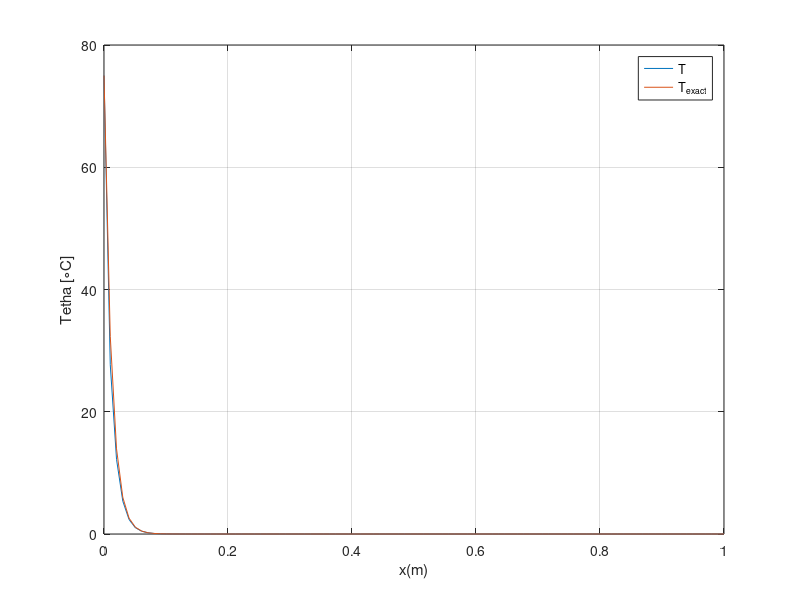
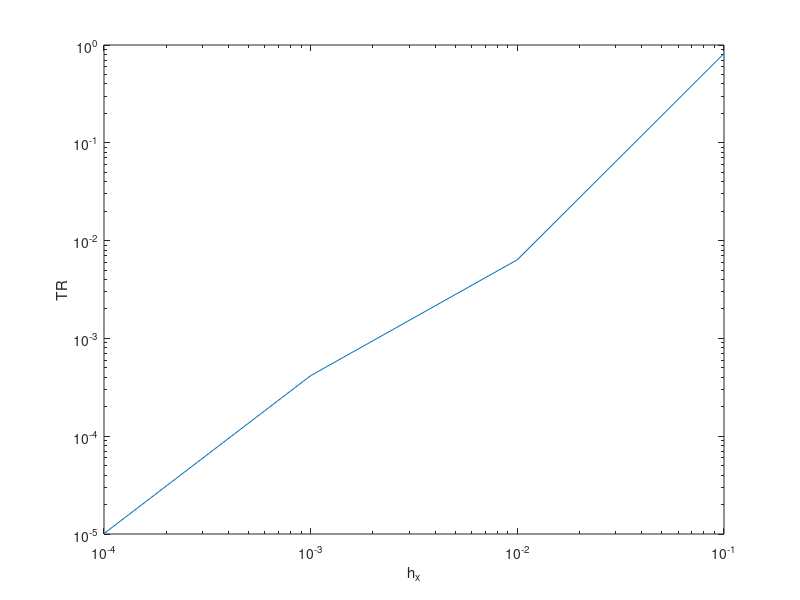
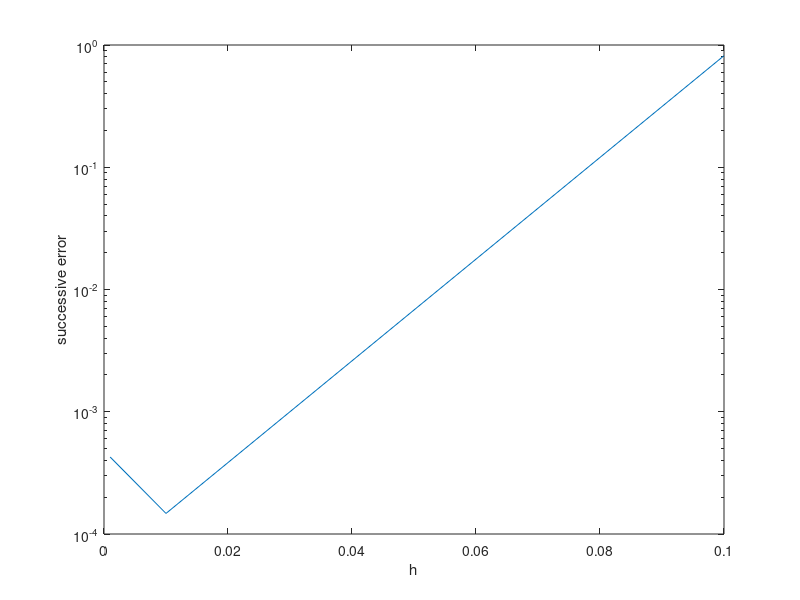

Source code (MATLAB) for these figures, in order:
%%%%%%%%%%%% p  1      %%%%%%%%%%%%%%%%%%% 
clc
clear 
close all
%%%%%%%%%%%%%%%%%%%%%%%%%%%%%%%%
%------------------parameters
l = 1;
node = 100;
h = 250;
k = 12;

r = 0.006;
m=900;
To=100-25;
%%%%%%%%%%%%%%%%%%%%%%%%%%%%%%%%%%

x=zeros(1,node);
T_exact=zeros(1,node);
D=zeros(1,node-1);
A=zeros(1,node-2);
C=zeros(1,node-2);
TDMA=zeros(node-1,node-1);
bb=zeros(1,node-1);
dd=zeros(1,node-1);
L=zeros(node-1,node-1);
U=zeros(node-1,node-1);
TT=zeros(m,node-1);
%%%%%%%%%%%%%%%%%%%%%%%%%%%%%%%%%%%%%%%%

dx = l/(node-1);

x(1) = 0;
for i = 1:node-1
    
    x(i+1) = x(i)+dx;
end
c1 = 2*h/(k*r);
n=node-1;

c2 = (c1)^0.5 ; 
nx=length(x);
for ix = 1 : nx
    T_exact(ix) = (75)*(cosh(c2*(x(ix)-l))+(h/(c2*k))*sinh(c2*(l-x(ix))))/(cosh(c2*l)+(h/(c2*k))*sinh(c2*l)) ; 
end
for i=1:n
    D(i)=-(2+c1*dx^2);
     D(n)=-(2+c1*dx^2+2*dx*h/k);
end
for i=1:n-1
    A(i)=1;
    C(i)=1;
     C(n-1)=2;
end
for i=1:n
    TDMA(i,i)=D(i);
    if i<n
    TDMA(i,i+1)=A(i);
    end
    if i<n
    TDMA(i+1,i)=C(i);
    end
end

%--------------------------------------------
d=D;
a=[0,A];
b=[C,0];

rh=zeros(n,1);
rh(1)=-To;

Tprimary=zeros(n,1);
for i=1:n
  Tprimary(i)=0;
end
rhs=rh+Tprimary;
     
%%%%%%%%%%%%%%%%%%%%%%%%%%%%%%%%%%%%%%%%
    
   bb(1) =0;
dd(1) = d(1);
for i = 2 : n
	bb(i) = b(i) / dd(i-1);
	dd(i) = d(i) - bb(i) * a(i-1);
end
%--------------------------------------------
for i=1:n
    L(i,i)=1;
   if i<n
    L(i+1,i)=bb(i+1);
   end
end
for i=1:n
    U(i,i)=dd(i);
  if i<n
    U(i,i+1)=a(i);
  end
end

%--------------------------------------------
for i=1:m
y=L\rhs;
T=U\y;
rhs=T+rh;
 TT(i,:)=T;
end
%--------------------------------------------

T1=zeros(m,node);
T1(:,1)=To;
T1(:,2:end)=TT;



%--------------------------------------------
figure(1)
plot(x,T1(1,:),x,T_exact)
xlabel('x(m)') ; 
ylabel('Tetha [{\circC}]')
legend('T','T_e_x_a_c_t')
grid on 

figure(2)
Tn=[0.8254239,0.00077051,0.0075578,0.0071318];
Te=0.0071419;
Ter=abs(Tn-Te);
h_x=[0.1,0.01,0.001,0.0001];
loglog(h_x,Ter)
xlabel('h_x') ; 
ylabel('TR')

figure(3)
Ters=[0.8254239-0.0077051,0.0077051-0.0075578,0.0075578-0.0071318];
h_xs=[0.1,0.01,0.001];
semilogy(h_xs,Ters)
xlabel('h') ; 
ylabel('successive error')
